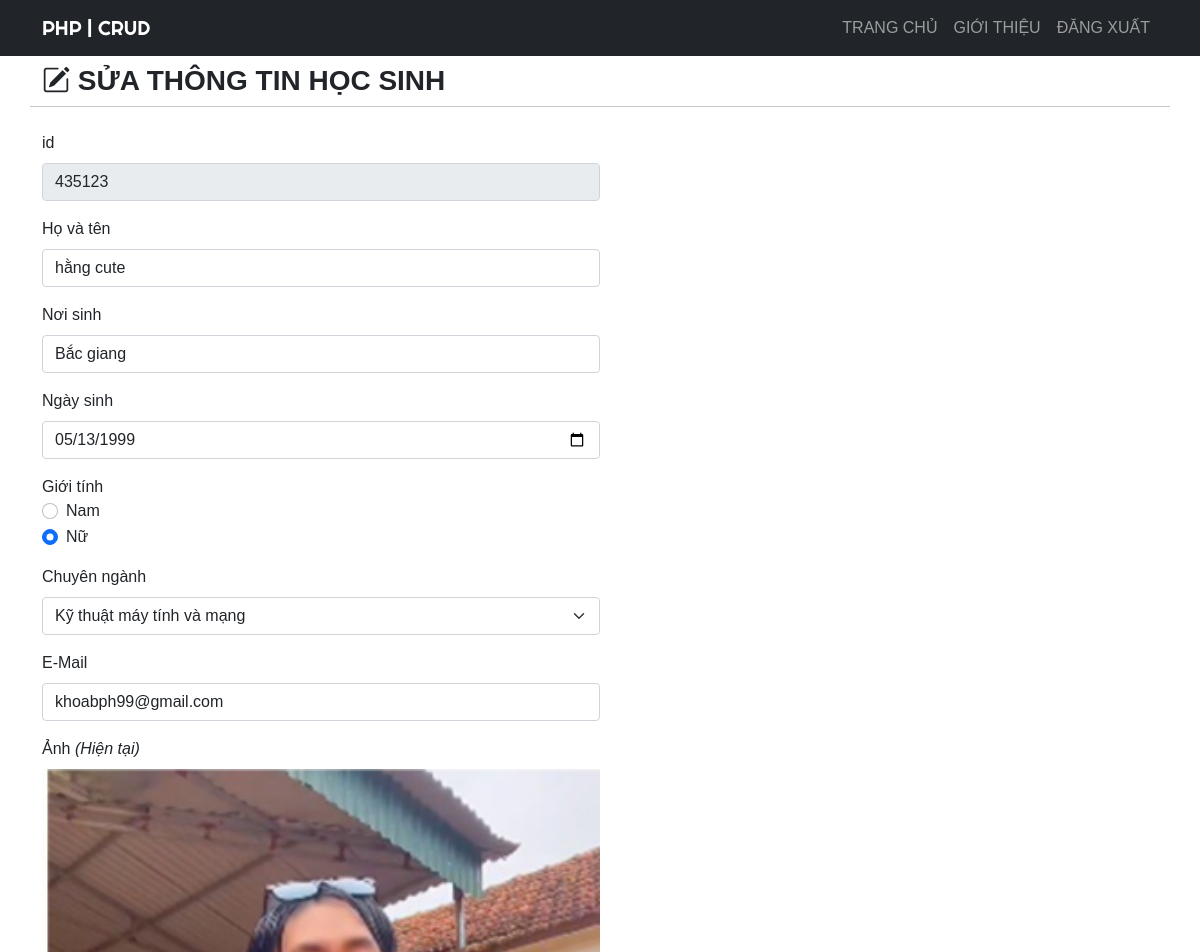
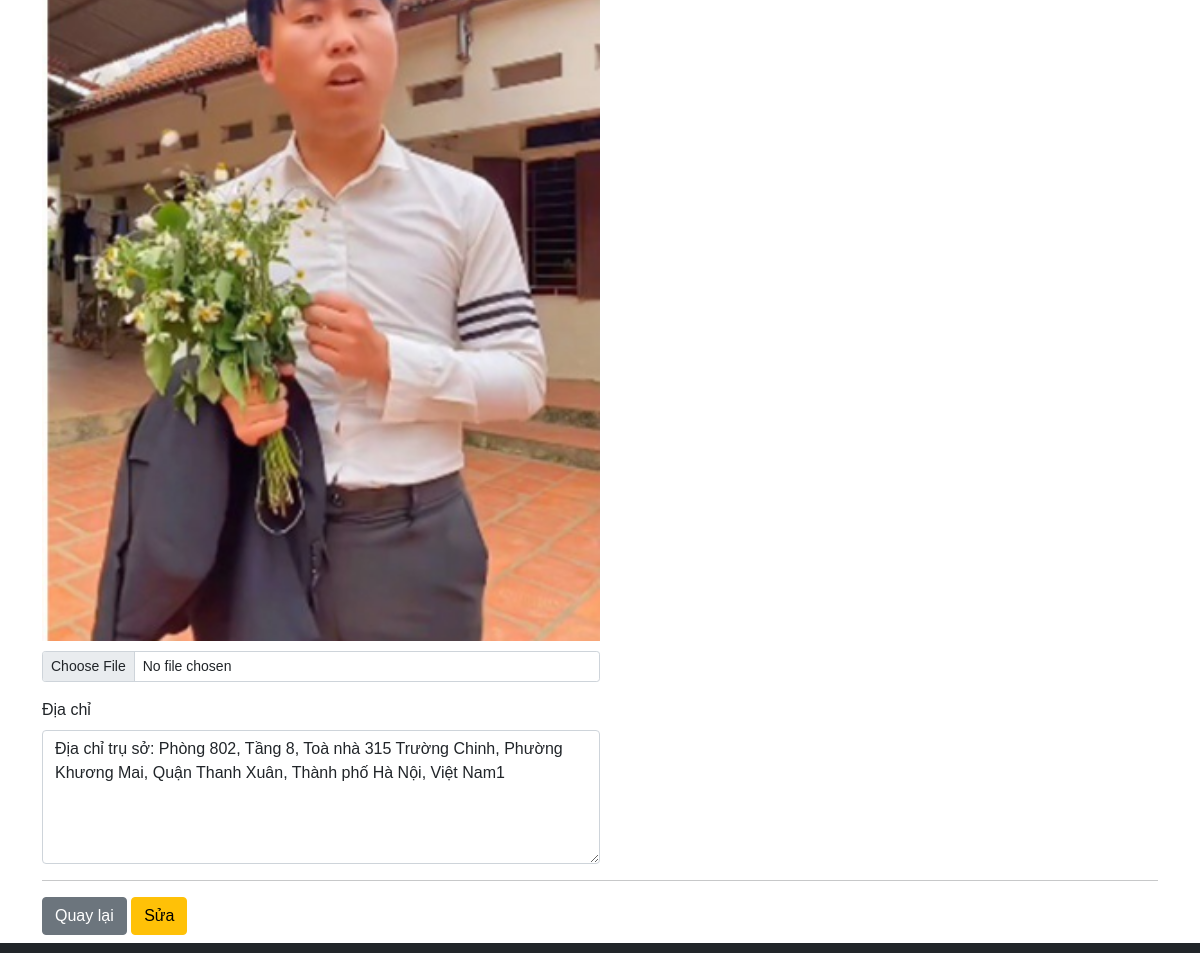
/ubah.php?id=435123 (signed in), run on the app's committed database (2 pictures, top to bottom).
### tables this page shows
CREATE TABLE `siswa` (
  `id` varchar(50) NOT NULL,
  `name` varchar(255) NOT NULL,
  `hometown` varchar(50) NOT NULL,
  `age` date NOT NULL,
  `sex` enum('Nam','Nữ') NOT NULL,
  `major` enum('Kỹ thuật mạng truy cập','Kỹ thuật máy tính và mạng','Đa phương tiện','Kỹ thuật phần mềm','Kỹ Thuật Mạng','Kỹ Thuật Máy Tính và Mạng','Đa Phương Tiện','Kỹ Sư Phần Mềm') NOT NULL,
  `email` varchar(255) NOT NULL,
  `image` varchar(255) NOT NULL,
  `address` text NOT NULL
);

### function.php (called while the page is built, shortened)
<?php
$koneksi = mysqli_connect("localhost", "root", "", "phpdasar");
function query($query)
{
    global $koneksi;
    $result = mysqli_query($koneksi, $query);
    $rows = [];
    while ($row = mysqli_fetch_assoc($result)) {
        $rows[] = $row;
    }
    return $rows;
}
?>

### ubah.php (the view, shortened to what this page needs)
<?php
require 'function.php';
$id = $_GET['id'];
$siswa = query("SELECT * FROM siswa WHERE id = $id")[0];
?>
<!DOCTYPE html>
<html lang="vi">
<head>
    <link href="https://cdn.jsdelivr.net/npm/bootstrap@5.0.0-beta2/dist/css/bootstrap.min.css" rel="stylesheet">
    <link rel="stylesheet" href="https://cdn.jsdelivr.net/npm/bootstrap-icons@1.4.0/font/bootstrap-icons.css">
    <link rel="stylesheet" href="css/style.css">
</head>
<body>
    <nav class="navbar navbar-expand-lg navbar-dark bg-dark text-uppercase">
        <div class="container">
            <a class="navbar-brand" href="index.php">PHP | CRUD</a>
            <div class="collapse navbar-collapse" id="navbarNav">
                <ul class="navbar-nav ms-auto">
                    <li class="nav-item">
                        <a class="nav-link" aria-current="page" href="index.php">Trang chủ</a>
                    </li>
                    <li class="nav-item">
                        <a class="nav-link" href="#about">Giới thiệu</a>
                    </li>
                    <li class="nav-item">
                        <a class="nav-link" href="logout.php">Đăng xuất</a>
                    </li>
                </ul>
            </div>
        </div>
    </nav>
    <div class="container">
        <div class="row my-2">
            <div class="col-md">
                <h3 class="fw-bold text-uppercase"><i class="bi bi-pencil-square"></i>&nbsp;Sửa thông tin học sinh</h3>
            </div>
            <hr>
        </div>
        <div class="row my-2">
            <div class="col-md">
                <form action="" method="post" enctype="multipart/form-data">
                    <div class="mb-3">
                        <label for="id" class="form-label">id</label>
                        <input type="number" class="form-control w-50" id="id" value="<?= $siswa['id']; ?>" name="id" readonly>
                    </div>
                    <div class="mb-3">
                        <label for="name" class="form-label">Họ và tên</label>
                        <input type="text" class="form-control w-50" id="name" value="<?= $siswa['name']; ?>" name="name" autocomplete="off" required>
                    </div>
                    <div class="mb-3">
                        <label for="hometown" class="form-label">Nơi sinh</label>
                        <input type="text" class="form-control w-50" id="hometown" value="<?= $siswa['hometown']; ?>" name="hometown" autocomplete="off" required>
                    </div>
                    <div class="mb-3">
                        <label for="age" class="form-label">Ngày sinh</label>
                        <input type="date" class="form-control w-50" id="age" value="<?= $siswa['age']; ?>" name="age" autocomplete="off" required>
                    </div>
                    <div class="mb-3">
                        <label>Giới tính</label>
                        <div class="form-check">
                            <input class="form-check-input" type="radio" name="sex" id="Laki - Laki" value="Nam" <?php if ($siswa['sex'] == 'Nam') { ?> checked='' <?php } ?>>
                            <label class="form-check-label" for="Laki - Laki">Nam</label>
                        </div>
                        <div class="form-check">
                            <input class="form-check-input" type="radio" name="sex" id="Perempuan" value="Nữ" <?php if ($siswa['sex'] == 'Nữ') { ?> checked='' <?php } ?>>
                            <label class="form-check-label" for="Perempuan">Nữ</label>
                        </div>
                    </div>
                    <div class="mb-3">
                        <label for="major" class="form-label">Chuyên ngành</label>
                        <select class="form-select w-50" id="major" name="major">
                            <option value="Kỹ thuật máy tính và mạng" <?php if ($siswa['major'] == 'Kỹ thuật máy tính và mạng') { ?> selected='' <?php } ?>>Kỹ thuật máy tính và mạng</option>
                        </select>
                    </div>
                    <div class="mb-3">
                        <label for="email" class="form-label">E-Mail</label>
                        <input type="email" class="form-control w-50" id="email" value="<?= $siswa['email']; ?>" name="email" autocomplete="off" required>
                    </div>
                    <div class="mb-3">
                        <label for="image" class="form-label">Ảnh <i>(Hiện tại)</i></label> <br>
                        <img src="img/<?= $siswa['image']; ?>" width="50%" style="margin-bottom: 10px;">
                        <input class="form-control form-control-sm w-50" id="image" name="image" type="file">
                    </div>
                    <div class="mb-3">
                        <label for="address" class="form-label">Địa chỉ</label>
                        <textarea class="form-control w-50" id="address" rows="5" name="address" autocomplete="off"><?= $siswa['address']; ?></textarea>
                    </div>
                    <hr>
                    <a href="index.php" class="btn btn-secondary">Quay lại</a>
                    <button type="submit" class="btn btn-warning" name="ubah">Sửa</button>
                </form>
            </div>
        </div>
    </div>
    <footer class="bg-dark text-white text-center" style="padding: 5px;">
    </footer>
</body>
</html>

### css/style.css (style rules this page uses)
body { font-family: 'Gill Sans', 'Gill Sans MT', Calibri, 'Trebuchet MS', sans-serif; }
.navbar-brand { font-family: 'Righteous', cursive; }

### data on the page
siswa: id "435123", name "hằng cute", hometown "Bắc giang", age "05/13/1999", sex "☐ Nam", sex "☑ Nữ", major "Kỹ thuật máy tính và mạng", email "khoabph99@gmail.com", image (picture), address "Địa chỉ trụ sở: Phòng 802, Tầng 8, Toà nhà 315 Trường Chinh, Phường Khương Mai, Quận Thanh Xuân, Thành phố Hà Nội, Việt Nam1"
